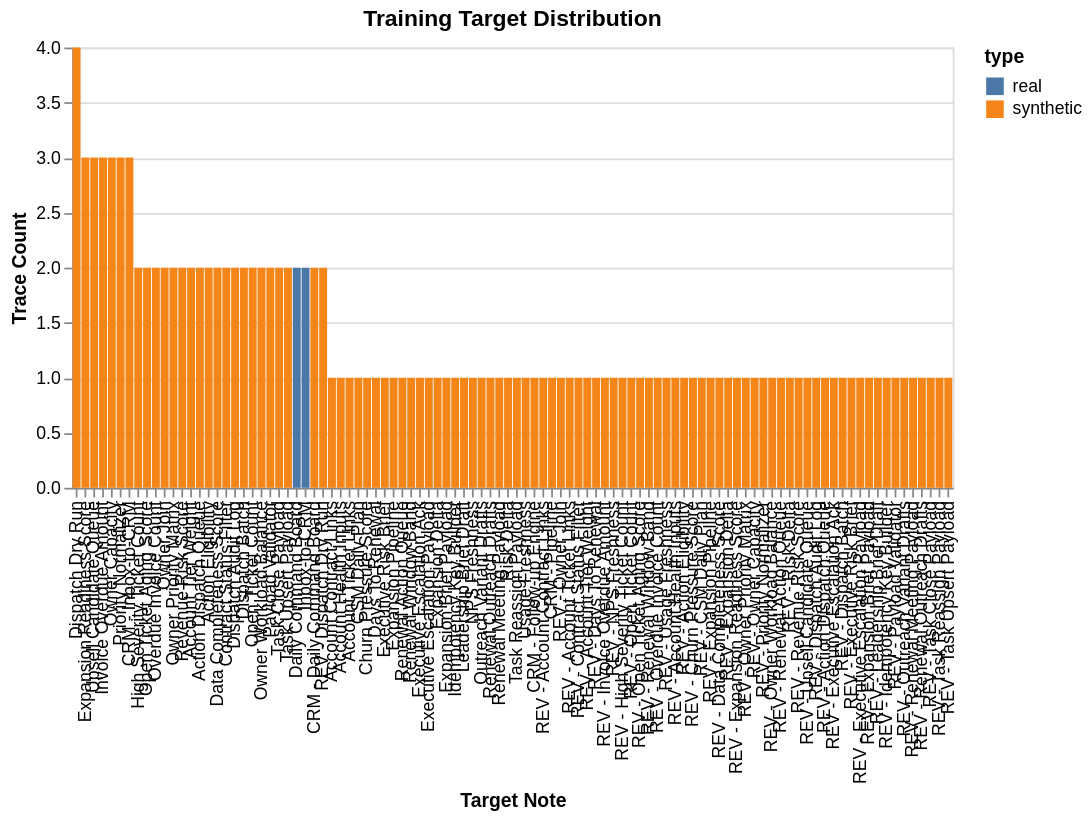

Notebook code cell kept with this figure:
### Code cell
// Target frequency bar chart
const targetData = [...targetCounts.entries()].map(([name, count]) => ({
  note: name,
  count,
  type: synthetic.some(t => t.targetNote === name) ? 'synthetic' : 'real',
})).sort((a, b) => b.count - a.count);

const targetSpec = {
  "$schema": "https://vega.github.io/schema/vega-lite/v5.json",
  "title": "Training Target Distribution",
  "width": 500,
  "height": 250,
  "data": { "values": targetData },
  "mark": "bar",
  "encoding": {
    "x": { "field": "note", "type": "nominal", "sort": "-y", "title": "Target Note" },
    "y": { "field": "count", "type": "quantitative", "title": "Trace Count" },
    "color": { "field": "type", "type": "nominal" },
    "tooltip": [{ "field": "note" }, { "field": "count" }]
  }
};

await Deno.jupyter.display({ "application/vnd.vegalite.v5+json": targetSpec }, { raw: true });

### Figure 1 — Vega-Lite specification as saved in the notebook (floating-point values rounded to 4 significant figures)
{"$schema": "https://vega.github.io/schema/vega-lite/v5.json", "data": {"values": [{"count": 4, "note": "Dispatch Dry Run", "type": "synthetic"}, {"count": 3, "note": "Expansion Readiness Score", "type": "synthetic"}, {"count": 3, "note": "Upsell Candidate Queue", "type": "synthetic"}, {"count": 3, "note": "Invoice Overdue Amount", "type": "synthetic"}, {"count": 3, "note": "Owner Capacity", "type": "synthetic"}, {"count": 3, "note": "Priority Normalizer", "type": "synthetic"}, {"count": 3, "note": "CRM - Inbox-to-CRM", "type": "synthetic"}, {"count": 2, "note": "High Severity Ticket Count", "type": "synthetic"}, {"count": 2, "note": "Open Ticket Aging Score", "type": "synthetic"}, {"count": 2, "note": "Overdue Invoice Count", "type": "synthetic"}, {"count": 2, "note": "Owner Join", "type": "synthetic"}, {"count": 2, "note": "Owner Priority Matrix", "type": "synthetic"}, {"count": 2, "note": "Revenue Risk Score", "type": "synthetic"}, {"count": 2, "note": "Account Tier Weight", "type": "synthetic"}, {"count": 2, "note": "Action Dispatch Queue", "type": "synthetic"}, {"count": 2, "note": "Action Eligibility", "type": "synthetic"}, {"count": 2, "note": "Data Completeness Score", "type": "synthetic"}, {"count": 2, "note": "Contract Status Filter", "type": "synthetic"}, {"count": 2, "note": "Dispatch Audit Log", "type": "synthetic"}, {"count": 2, "note": "Dispatch Batch", "type": "synthetic"}, {"count": 2, "note": "Open Ticket Count", "type": "synthetic"}, {"count": 2, "note": "Owner Workload Balance", "type": "synthetic"}, {"count": 2, "note": "Payload Validator", "type": "synthetic"}, {"count": 2, "note": "Task Close Payload", "type": "synthetic"}, {"count": 2, "note": "Task Upsert Payload", "type": "synthetic"}, {"count": 2, "note": "Daily Command Board", "type": "real"}, {"count": 2, "note": "Inbox-to-CRM", "type": "real"}, {"count": 2, "note": "CRM - Daily Command Board", "type": "synthetic"}, {"count": 2, "note": "REV - Dispatch Dry Run", "type": "synthetic"}, {"count": 1, "note": "Account Contract Links", "type": "synthetic"}, {"count": 1, "note": "Account Health Inputs", "type": "synthetic"}, {"count": 1, "note": "Account Ticket Links", "type": "synthetic"}, {"count": 1, "note": "CSM Daily Plan", "type": "synthetic"}, {"count": 1, "note": "Churn Pressure Score", "type": "synthetic"}, {"count": 1, "note": "Days To Renewal", "type": "synthetic"}, {"count": 1, "note": "Executive Risk Brief", "type": "synthetic"}, {"count": 1, "note": "Expansion Pipeline", "type": "synthetic"}, {"count": 1, "note": "Renewal Action Queue", "type": "synthetic"}, {"count": 1, "note": "Renewal Window Band", "type": "synthetic"}, {"count": 1, "note": "Executive Escalation Ack", "type": "synthetic"}, {"count": 1, "note": "Executive Escalation Payload", "type": "synthetic"}, {"count": 1, "note": "Expansion Delta", "type": "synthetic"}, {"count": 1, "note": "Expansion Brief Payload", "type": "synthetic"}, {"count": 1, "note": "Idempotency Key Builder", "type": "synthetic"}, {"count": 1, "note": "Leadership Brief Draft", "type": "synthetic"}, {"count": 1, "note": "NPS Freshness", "type": "synthetic"}, {"count": 1, "note": "Outreach Variant Drafts", "type": "synthetic"}, {"count": 1, "note": "Renewal Outreach Drafts", "type": "synthetic"}, {"count": 1, "note": "Renewal Meeting Payload", "type": "synthetic"}, {"count": 1, "note": "Risk Delta", "type": "synthetic"}, {"count": 1, "note": "Task Reassign Payload", "type": "synthetic"}, {"count": 1, "note": "Usage Freshness", "type": "synthetic"}, {"count": 1, "note": "CRM - Follow-up Engine", "type": "synthetic"}, {"count": 1, "note": "REV - Account Contract Links", "type": "synthetic"}, {"count": 1, "note": "CRM - Pipeline", "type": "synthetic"}, {"count": 1, "note": "REV - Owner Join", "type": "synthetic"}, {"count": 1, "note": "REV - Account Ticket Links", "type": "synthetic"}, {"count": 1, "note": "REV - Contract Status Filter", "type": "synthetic"}, {"count": 1, "note": "REV - Account Tier Weight", "type": "synthetic"}, {"count": 1, "note": "REV - Days To Renewal", "type": "synthetic"}, {"count": 1, "note": "REV - Invoice Overdue Amount", "type": "synthetic"}, {"count": 1, "note": "REV - NPS Freshness", "type": "synthetic"}, {"count": 1, "note": "REV - High Severity Ticket Count", "type": "synthetic"}, {"count": 1, "note": "REV - Open Ticket Count", "type": "synthetic"}, {"count": 1, "note": "REV - Open Ticket Aging Score", "type": "synthetic"}, {"count": 1, "note": "REV - Renewal Window Band", "type": "synthetic"}, {"count": 1, "note": "REV - Overdue Invoice Count", "type": "synthetic"}, {"count": 1, "note": "REV - Usage Freshness", "type": "synthetic"}, {"count": 1, "note": "REV - Account Health Inputs", "type": "synthetic"}, {"count": 1, "note": "REV - Action Eligibility", "type": "synthetic"}, {"count": 1, "note": "REV - Churn Pressure Score", "type": "synthetic"}, {"count": 1, "note": "REV - CSM Daily Plan", "type": "synthetic"}, {"count": 1, "note": "REV - Expansion Pipeline", "type": "synthetic"}, {"count": 1, "note": "REV - Data Completeness Score", "type": "synthetic"}, {"count": 1, "note": "REV - Expansion Delta", "type": "synthetic"}, {"count": 1, "note": "REV - Expansion Readiness Score", "type": "synthetic"}, {"count": 1, "note": "REV - Owner Priority Matrix", "type": "synthetic"}, {"count": 1, "note": "REV - Owner Capacity", "type": "synthetic"}, {"count": 1, "note": "REV - Priority Normalizer", "type": "synthetic"}, {"count": 1, "note": "REV - Owner Workload Balance", "type": "synthetic"}, {"count": 1, "note": "REV - Renewal Action Queue", "type": "synthetic"}, {"count": 1, "note": "REV - Risk Delta", "type": "synthetic"}, {"count": 1, "note": "REV - Revenue Risk Score", "type": "synthetic"}, {"count": 1, "note": "REV - Upsell Candidate Queue", "type": "synthetic"}, {"count": 1, "note": "REV - Dispatch Audit Log", "type": "synthetic"}, {"count": 1, "note": "REV - Action Dispatch Queue", "type": "synthetic"}, {"count": 1, "note": "REV - Executive Escalation Ack", "type": "synthetic"}, {"count": 1, "note": "REV - Dispatch Batch", "type": "synthetic"}, {"count": 1, "note": "REV - Executive Risk Brief", "type": "synthetic"}, {"count": 1, "note": "REV - Executive Escalation Payload", "type": "synthetic"}, {"count": 1, "note": "REV - Expansion Brief Payload", "type": "synthetic"}, {"count": 1, "note": "REV - Leadership Brief Draft", "type": "synthetic"}, {"count": 1, "note": "REV - Idempotency Key Builder", "type": "synthetic"}, {"count": 1, "note": "REV - Payload Validator", "type": "synthetic"}, {"count": 1, "note": "REV - Outreach Variant Drafts", "type": "synthetic"}, {"count": 1, "note": "REV - Renewal Meeting Payload", "type": "synthetic"}, {"count": 1, "note": "REV - Renewal Outreach Drafts", "type": "synthetic"}, {"count": 1, "note": "REV - Task Close Payload", "type": "synthetic"}, {"count": 1, "note": "REV - Task Reassign Payload", "type": "synthetic"}, {"count": 1, "note": "REV - Task Upsert Payload", "type": "synthetic"}]}, "encoding": {"color": {"field": "type", "type": "nominal"}, "tooltip": [{"field": "note"}, {"field": "count"}], "x": {"field": "note", "sort": "-y", "title": "Target Note", "type": "nominal"}, "y": {"field": "count", "title": "Trace Count", "type": "quantitative"}}, "height": 250, "mark": "bar", "title": "Training Target Distribution", "width": 500}
